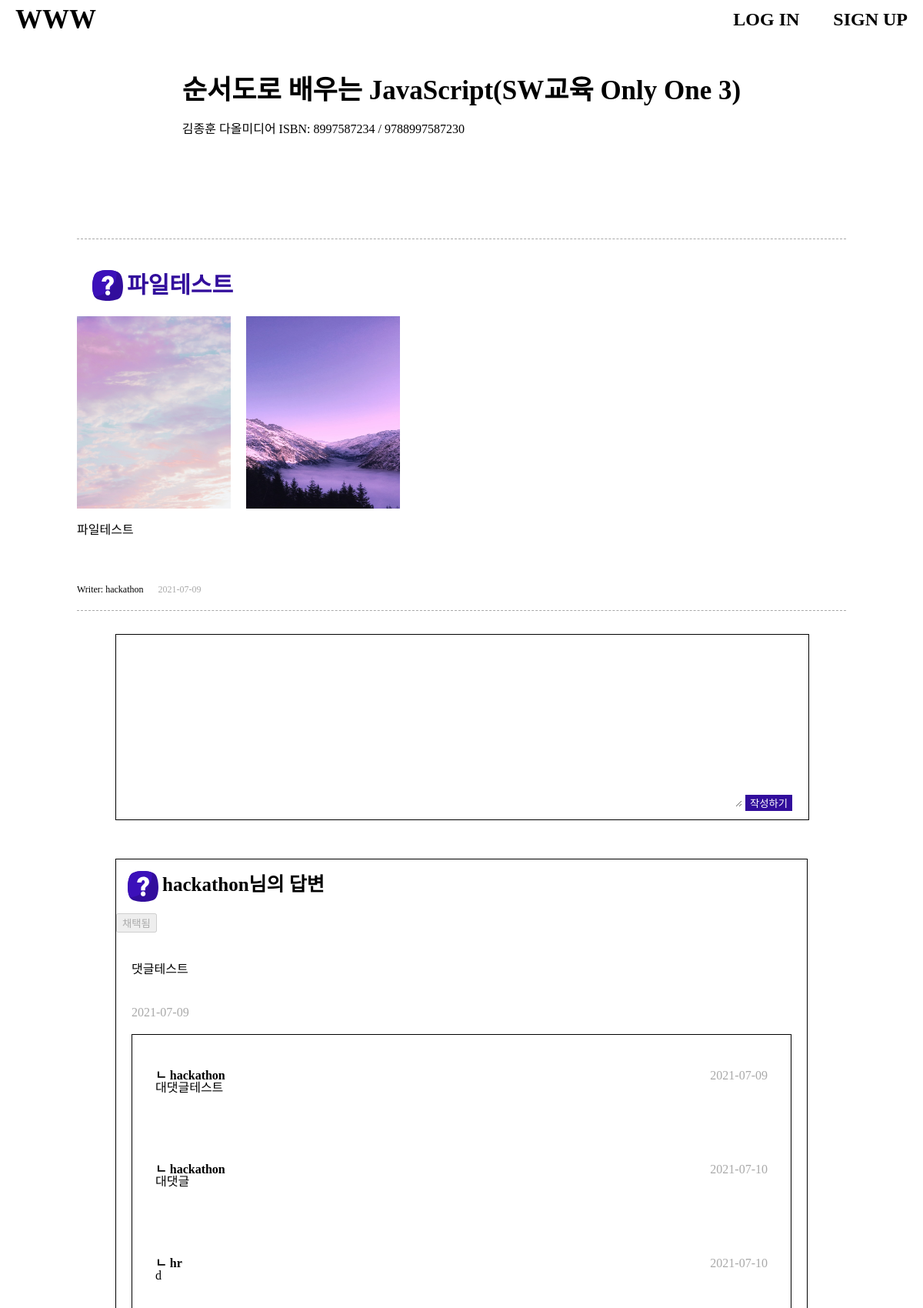
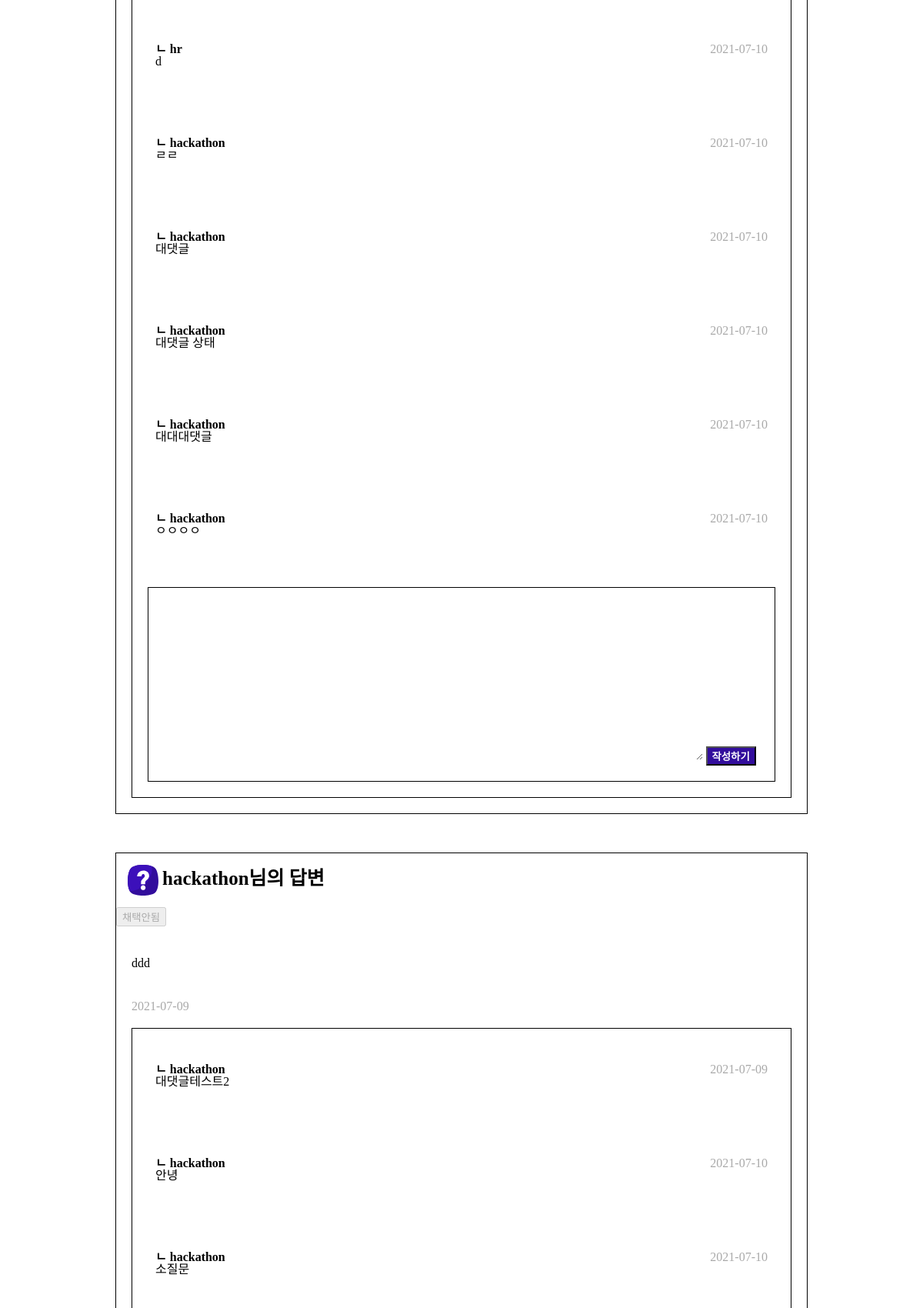
Screenshot of /qna/detail/4 (upper part) with the database file from the repository (2 pictures, top to bottom).
### qna/models.py (models this page shows, shortened)
class Book(models.Model):
    isbn = CharField(max_length=100)
    title = CharField(max_length=255)
    author = CharField(max_length=100)
    publisher = CharField(max_length=255)
    imageUrl = CharField(max_length=500, null=True)

class Qna(models.Model):
    room = ForeignKey(Room, on_delete=CASCADE)
    title = CharField(max_length=500)
    writer = ForeignKey(Profile, on_delete=CASCADE)
    content = TextField()
    isfile = BooleanField(default=False)
    pubdate = DateTimeField(auto_now_add=True)
    chapter = IntegerField()
    page = IntegerField()
    qnum = CharField(max_length=100, null=True)
    selected = BooleanField(default=False)

class File(models.Model):
    profile = ForeignKey(Profile, on_delete=CASCADE)
    qna = ForeignKey(Qna, on_delete=CASCADE)
    order = IntegerField(default=1)
    filename = FileField()

class Comment(models.Model):
    qna = ForeignKey(Qna, on_delete=CASCADE, null=True)
    writer = ForeignKey(Profile, on_delete=CASCADE)
    content = TextField()
    isfile = BooleanField(default=False)
    pubdate = DateTimeField(auto_now_add=True)
    parent = IntegerField()
    depth = IntegerField(default=1)
    selected = BooleanField(default=False)

### account/models.py (models this page shows, shortened)
class Profile(models.Model):
    user = OneToOneField(User, on_delete=models.CASCADE)
    point = IntegerField(default=0)
    nickname = CharField(max_length=45)

### qna/views.py (the view)
# urls.py: path('detail/<int:qna_id>', detail, name="detail"),
def detail(request, qna_id):
    qna = Qna.objects.get(id=qna_id)
    comments = Comment.objects.filter(qna = qna, parent = 0)
    replydict = {}
    for comment in comments:
        replylist = []
        replies = Comment.objects.filter(parent = comment.id)
        for reply in replies:
            replylist.append(reply)
        replydict[str(comment.id)] = replylist
    book = Book.objects.get(id = qna.room.book.id)
    profile = Profile.objects.get(user=qna.writer.user)
    if(qna.isfile):
        files = File.objects.filter(qna = qna, profile = profile)
    else:
        files = None
    return render(request, 'detail.html', {'qna': qna, "book": book, "files":files, "comments":comments, "replydict":replydict.items()})

### qna/templates/detail.html (shortened to what this page needs)
{% extends 'base.html' %}
{% load static %}
{% block style %}
<link rel="stylesheet" type="text/css" href="{% static 'css/detail.css' %}">
{% endblock %}
{% block content %}
    <header class="book-info-wrap">
        <div class="book-info-content">
            <div class="book-title">{{book.title}}</div>
            <div>
                <span>{{book.author}} </span>
                <span>{{book.publisher}} </span>
                <span>ISBN: {{book.isbn}} </span>
            </div>
        </div>
    </header>
    <article class="question-wrap">
        <div class="qna-header">
            <img class="question-mark" />
            <h3 class="qna-title">{{qna.title}}</h3>
        </div>
        <div class="file-img">
            {% for file in files %}
            <img src="{{file.filename.url}}" alt="" height="300">
            {% endfor %}
        </div>
        <div class="question-content">{{qna.content}}</div>
        <div class="writer-wrap">
            <span class="qna-writer">Writer: {{qna.writer.nickname}}</span>
            <span class="qna-date">{{qna.pubdate | date:"Y-m-d"}}</span>
        </div>
    </article>
    <article class="reply-wrap">
        <div class="item-wrap">
            <div class="write-wrap">
                <textarea id="comment"></textarea>
                <button type="button" id="comment-btn">작성하기</button>
            </div>
            <div class="comment-wrap">
                {% for comment in comments%}
                    <div class="big-big-comment">
                        <div class="big-big-comment-header">
                            <img class="question-mark" />
                            <h3>{{comment.writer.nickname}}님의 답변</h3>
                        </div>
                        <div class="is-selected">
                            {% if comment.selected %}
                                <button class="select-btn" disabled>채택됨</button>
                            {% else %}
                                {% if qna.selected %}
                                    <button class="select-btn" disabled>채택안됨</button>
                                {% elif qna.writer.user.id == request.user.id %}
                                    <button class="select-btn" value="{{comment.id}}" onclick="location.href='{% url 'selected' comment.id%}'">채택안됨</button>
                                {% else %}
                                    <button class="select-btn" disabled>채택안됨</button>
                                {% endif %}
                            {% endif %}
                        </div>
                        <div class="comment-wrap">
                            <div class="comment-content">{{comment.content}}</div>
                            <span class="comment-pubdate">{{comment.pubdate| date:"Y-m-d"}}</span>
                        </div>
                        <div class="small-comment">
                            <div class="reply-section{{comment.id}}">
                                {% for replylist, replies in replydict %}
                                    {% if comment.id|stringformat:"i" == replylist %}
                                        {% for reply in replies %}
                                        <div class="reply-item">
                                            <div class="reply-item-header">
                                                <div class="reply-item-title">ㄴ {{reply.writer.nickname}}</div>
                                                <span>{{reply.pubdate| date:"Y-m-d"}}</span>
                                            </div>
                                            <div>{{reply.content}}</div>
                                        </div>
                                        {% endfor %}
                                    {% endif %}
                                {% endfor %}
                            </div>
                            <div class="reply-txtarea">
                                <textarea id="reply{{comment.id}}"></textarea>
                                <button type="button" class="reply-btn" value='{{comment.id}}'>작성하기</button>
                            </div>
                        </div>
                    </div>
                {% endfor %}
            </div>
        </div>
    </article>
{% endblock %}

### hackathon/static/css/base.css (style rules this page uses)
html, body, div, span, applet, object, iframe, h1, h2, h3, h4, h5, h6, p, blockquote, pre, a, abbr, acronym, address, big, cite, code, del, dfn, em, img, ins, kbd, q, s, samp, small, strike, strong, sub, sup, tt, var, b, u, i, center, dl, dt, dd, ol, ul, li, fieldset, form, label, legend, table, caption, tbody, tfoot, thead, tr, th, td, article, aside, canvas, details, embed, figure, figcaption, footer, header, hgroup, menu, nav, output, ruby, section, summary, time, mark, audio, video { margin: 0; padding: 0; border: 0; font-size: 100%; font: inherit; vertical-align: baseline; }
article, aside, details, figcaption, figure, footer, header, hgroup, menu, nav, section { display: block; }
body { line-height: 1; }
body { font-family: 'Noto Sans KR'; }

### qna/static/css/detail.css (style rules this page uses)
.book-info-wrap { display: flex; flex-direction: row; justify-content: center; padding-bottom: 30px; }
.book-info-content { display: flex; flex-direction: column; justify-content: flex-start; }
.book-info-content div { margin: 0px 15px 25px; }
.book-title { font-size: 35px; font-weight: bold; margin-top: 0px; }
.question-wrap { padding: 20px 0px; border-top: 0.8px dashed #A9A9A9; border-bottom: 0.8px dashed #A9A9A9; }
.qna-header { padding: 20px; display: flex; flex-direction: row; }
.qna-title { font-size: 30px; font-weight: bold; color: #320D9C; display: inline-block; padding: 5px; }
.question-mark { display: inline-block; height: 40px; width: 40px; }
.file-img { display: flex; flex-direction: row; justify-content: flex-start; }
.file-img img { width: 200px; height: 250px; padding-right: 20px; padding-bottom: 20px; }
.question-content { width: 100%; padding-bottom: 60px; }
.writer-wrap span { font-size: 12px; margin-right: 15px; }
.qna-date { color: #A9A9A9; }
.reply-wrap { display: flex; flex-direction: row; justify-content: center; }
.item-wrap { width: 90%; margin: 20px; }
.write-wrap { margin: 10px 0px; padding: 20px 0px; width: 100%; border: solid 1px black; height: 200px; }
.write-wrap textarea { width: 90%; height: 100%; border: none; }
.write-wrap button { background-color: #320D9C; border: none; color: white; }
.big-big-comment { border: 1px solid black; margin: 50px 0px; }
.big-big-comment-header { padding: 15px; font-size: 25px; display: flex; flex-direction: row; justify-content: start; }
.big-big-comment-header h3 { display: inline-block; padding: 5px; font-weight: bold; }
.is-selected { display: inline; }
.comment-wrap { width: 100%; }
.comment-content { padding: 20px; margin: 20px 0px; }
.comment-pubdate { color: #A9A9A9; padding: 20px; }
.small-comment { border: 1px solid black; margin: 20px; }
.reply-item { padding: 45px 30px; }
.reply-item-header { display: flex; flex-direction: row; justify-content: space-between; }
.reply-item-header span { color: #A9A9A9; }
.reply-item-title { font-weight: bold; display: inline-block; }
.reply-txtarea { margin: 20px; border: solid black 1px; padding: 20px; }
.reply-txtarea textarea { border: none; width: 90%; height: 200px; }
.reply-txtarea button { background-color: #320D9C; color: white; font-weight: bold; }

### rows the page displays
Book: title "순서도로 배우는 JavaScript(SW교육 Only One 3)", author "김종훈", publisher "다올미디어", isbn "8997587234 / 9788997587230"
Qna: title "파일테스트", content "파일테스트", writer.nickname "hackathon", pubdate "2021-07-09"
File: filename (picture)
File: filename (picture)
Comment: writer.nickname "hackathon", selected "채택됨", content "댓글테스트", pubdate "2021-07-09"
Comment: writer.nickname "hackathon", pubdate "2021-07-09", content "대댓글테스트"
Comment: writer.nickname "hackathon", pubdate "2021-07-10", content "대댓글"
Comment: writer.nickname "hr", pubdate "2021-07-10", content "d"
Comment: writer.nickname "hr", pubdate "2021-07-10", content "d"
Comment: writer.nickname "hackathon", pubdate "2021-07-10", content "ㄹㄹ"
Comment: writer.nickname "hackathon", pubdate "2021-07-10", content "대댓글"
Comment: writer.nickname "hackathon", pubdate "2021-07-10", content "대댓글 상태"
Comment: writer.nickname "hackathon", pubdate "2021-07-10", content "대대대댓글"
Comment: writer.nickname "hackathon", pubdate "2021-07-10", content "ㅇㅇㅇㅇ"
Comment: writer.nickname "hackathon", selected "채택안됨", content "ddd", pubdate "2021-07-09"
Comment: writer.nickname "hackathon", pubdate "2021-07-09", content "대댓글테스트2"
Comment: writer.nickname "hackathon", pubdate "2021-07-10", content "안녕"
Comment: writer.nickname "hackathon", pubdate "2021-07-10", content "소질문"
